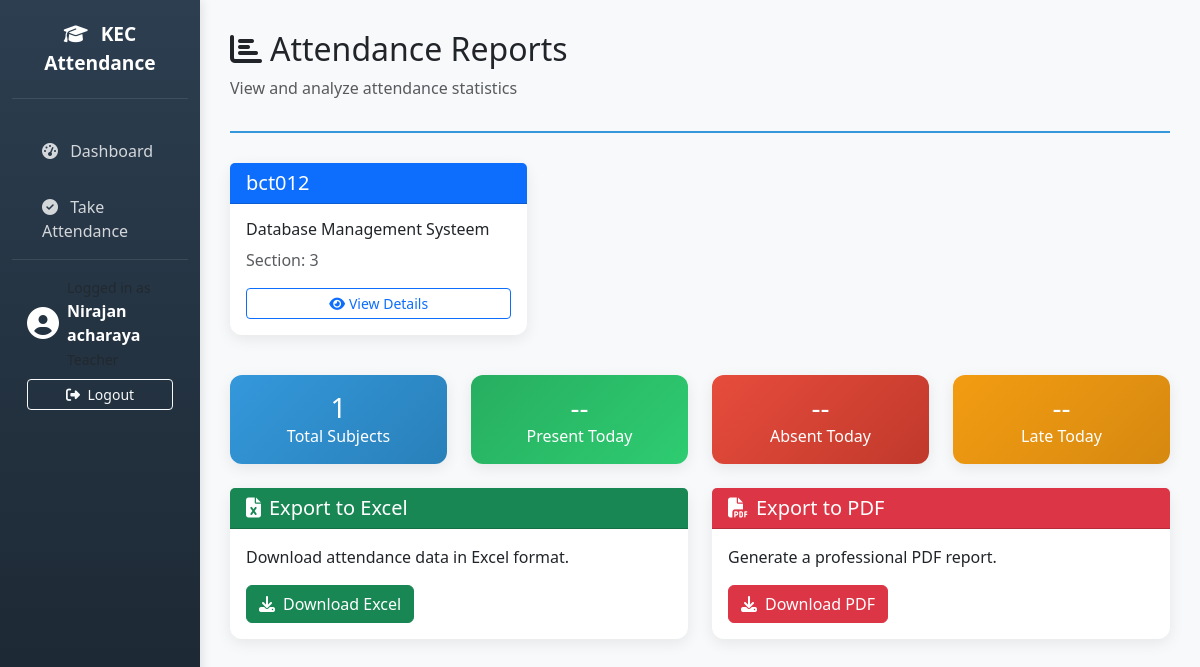
The page /teacher/reports (signed in) on the database its author committed.
### tables this page shows
CREATE TABLE subject (
            id INTEGER PRIMARY KEY AUTOINCREMENT,
            subject_code VARCHAR(20) NOT NULL UNIQUE,
            subject_name VARCHAR(100) NOT NULL,
            credit_hours INTEGER DEFAULT 3,
            teacher_id INTEGER,
            section_id INTEGER,
            FOREIGN KEY (teacher_id) REFERENCES user(id),
            FOREIGN KEY (section_id) REFERENCES section(id)
        );

### app.py (the view)
@app.route('/teacher/reports')
@login_required
def teacher_reports():
    if current_user.role != 'teacher':
        return redirect(url_for('dashboard'))
    subjects = execute_query_all("SELECT * FROM subject WHERE teacher_id = ?", (current_user.id,))
    return render_template('teacher/reports.html', subjects=subjects)

### app.py (called while the page is built)
def get_db_connection():
    conn = sqlite3.connect(app.config['DATABASE'])
    conn.row_factory = sqlite3.Row
    return conn

def execute_query(query, params=None, fetch=False):
    conn = get_db_connection()
    cursor = conn.cursor()
    if params:
        cursor.execute(query, params)
    else:
        cursor.execute(query)
    if fetch:
        result = cursor.fetchall()
    else:
        result = cursor.fetchone()
    conn.commit()
    cursor.close()
    conn.close()
    return result

def execute_query_all(query, params=None):
    conn = get_db_connection()
    cursor = conn.cursor()
    if params:
        cursor.execute(query, params)
    else:
        cursor.execute(query)
    result = cursor.fetchall()
    cursor.close()
    conn.close()
    return result

@login_manager.user_loader
def load_user(user_id):
    result = execute_query("SELECT * FROM user WHERE id = ?", (user_id,))
    if result:
        return User(result)
    return None

    def get_full_name(self):
        return f"{self.first_name} {self.last_name}"

### templates/teacher/reports.html (shortened to what this page needs)
{% extends "base.html" %}
{% block content %}
<div class="page-header">
    <h2><i class="fas fa-chart-bar me-2"></i>Attendance Reports</h2>
    <p class="text-muted">View and analyze attendance statistics</p>
</div>
<div class="row mb-4">
    {% if subjects|length == 0 %}
    <div class="col-12">
        <div class="alert alert-info">
            <i class="fas fa-info-circle me-2"></i>
            You don't have any subjects assigned yet.
        </div>
    </div>
    {% else %}
    {% for subject in subjects %}
    <div class="col-md-4 mb-3">
        <div class="card">
            <div class="card-header bg-primary text-white">
                <h5 class="mb-0">{{ subject.subject_code }}</h5>
            </div>
            <div class="card-body">
                <h6>{{ subject.subject_name }}</h6>
                <p class="text-muted mb-3">Section: {{ subject.section_id }}</p>
                <a href="#" class="btn btn-outline-primary btn-sm w-100">
                    <i class="fas fa-eye me-1"></i>View Details
                </a>
            </div>
        </div>
    </div>
    {% endfor %}
    {% endif %}
</div>
<div class="row mb-4">
    <div class="col-md-3">
        <div class="card stat-card">
            <div class="card-body text-center">
                <h3 class="mb-0">{{ subjects|length }}</h3>
                <p class="mb-0">Total Subjects</p>
            </div>
        </div>
    </div>
    <div class="col-md-3">
        <div class="card stat-card" style="background: linear-gradient(135deg, #27ae60 0%, #2ecc71 100%); color: white;">
            <div class="card-body text-center">
                <h3 class="mb-0">--</h3>
                <p class="mb-0">Present Today</p>
            </div>
        </div>
    </div>
    <div class="col-md-3">
        <div class="card stat-card" style="background: linear-gradient(135deg, #e74c3c 0%, #c0392b 100%); color: white;">
            <div class="card-body text-center">
                <h3 class="mb-0">--</h3>
                <p class="mb-0">Absent Today</p>
            </div>
        </div>
    </div>
    <div class="col-md-3">
        <div class="card stat-card" style="background: linear-gradient(135deg, #f39c12 0%, #d68910 100%); color: white;">
            <div class="card-body text-center">
                <h3 class="mb-0">--</h3>
                <p class="mb-0">Late Today</p>
            </div>
        </div>
    </div>
</div>
<div class="row mb-4">
    <div class="col-md-6">
        <div class="card">
            <div class="card-header bg-success text-white">
                <h5 class="mb-0"><i class="fas fa-file-excel me-2"></i>Export to Excel</h5>
            </div>
            <div class="card-body">
                <p class="card-text">Download attendance data in Excel format.</p>
                <button class="btn btn-success" onclick="alert('Excel export coming soon!');">
                    <i class="fas fa-download me-2"></i>Download Excel
                </button>
            </div>
        </div>
    </div>
    <div class="col-md-6">
        <div class="card">
            <div class="card-header bg-danger text-white">
                <h5 class="mb-0"><i class="fas fa-file-pdf me-2"></i>Export to PDF</h5>
            </div>
            <div class="card-body">
                <p class="card-text">Generate a professional PDF report.</p>
                <button class="btn btn-danger" onclick="alert('PDF export coming soon!');">
                    <i class="fas fa-download me-2"></i>Download PDF
                </button>
            </div>
        </div>
    </div>
</div>
{% endblock %}

### templates/base.html (style rules this page uses)
:root { --primary-color: #2c3e50; --secondary-color: #3498db; --accent-color: #e74c3c; --light-bg: #f8f9fa; }
body { font-family: 'Segoe UI', Tahoma, Geneva, Verdana, sans-serif; background-color: var(--light-bg); }
.card { border: none; border-radius: 12px; box-shadow: 0 4px 15px rgba(0,0,0,0.08); transition: transform 0.3s ease; }
.stat-card { background: linear-gradient(135deg, var(--secondary-color) 0%, #2980b9 100%); color: white; }
.page-header { margin-bottom: 30px; padding-bottom: 15px; border-bottom: 2px solid var(--secondary-color); }

### rows shown on the page
subject: subject_code "bct012", subject_name "Database Management Systeem", section_id "3"

### other values the page prints
{{ current_user.get_full_name() }} "Nirajan acharaya"
{{ subjects|length }} "1"
